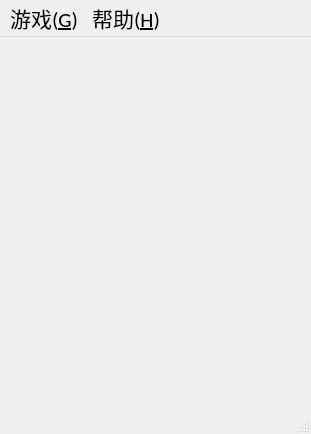
<?xml version="1.0" encoding="UTF-8"?>
<ui version="4.0">
 <class>MainWindow</class>
 <widget class="QMainWindow" name="MainWindow">
  <property name="geometry">
   <rect>
    <x>0</x>
    <y>0</y>
    <width>311</width>
    <height>434</height>
   </rect>
  </property>
  <property name="font">
   <font>
    <family>Calibri</family>
    <pointsize>16</pointsize>
   </font>
  </property>
  <property name="windowTitle">
   <string>扫雷</string>
  </property>
  <property name="windowIcon">
   <iconset resource="resource.qrc">
    <normaloff>:/image/figure/timg.jpg</normaloff>:/image/figure/timg.jpg</iconset>
  </property>
  <widget class="QWidget" name="centralWidget">
   <widget class="QWidget" name="MineWidget" native="true">
    <property name="geometry">
     <rect>
      <x>10</x>
      <y>100</y>
      <width>261</width>
      <height>261</height>
     </rect>
    </property>
    <property name="sizePolicy">
     <sizepolicy hsizetype="Fixed" vsizetype="Fixed">
      <horstretch>0</horstretch>
      <verstretch>0</verstretch>
     </sizepolicy>
    </property>
   </widget>
   <widget class="QWidget" name="LCDWidget" native="true">
    <property name="geometry">
     <rect>
      <x>150</x>
      <y>10</y>
      <width>120</width>
      <height>41</height>
     </rect>
    </property>
   </widget>
   <widget class="QWidget" name="NumWidget" native="true">
    <property name="geometry">
     <rect>
      <x>10</x>
      <y>10</y>
      <width>120</width>
      <height>41</height>
     </rect>
    </property>
   </widget>
  </widget>
  <widget class="QMenuBar" name="menuBar">
   <property name="geometry">
    <rect>
     <x>0</x>
     <y>0</y>
     <width>311</width>
     <height>26</height>
    </rect>
   </property>
   <widget class="QMenu" name="game">
    <property name="title">
     <string>游戏(&amp;G)</string>
    </property>
    <addaction name="action_NewGame"/>
    <addaction name="separator"/>
    <addaction name="action_Option"/>
   </widget>
   <widget class="QMenu" name="menuD">
    <property name="title">
     <string>帮助(&amp;H)</string>
    </property>
   </widget>
   <addaction name="game"/>
   <addaction name="menuD"/>
  </widget>
  <widget class="QStatusBar" name="statusBar"/>
  <action name="action_NewGame">
   <property name="text">
    <string>新游戏(&amp;N)</string>
   </property>
  </action>
  <action name="action_Option">
   <property name="text">
    <string>选项(&amp;O)</string>
   </property>
  </action>
 </widget>
 <layoutdefault spacing="6" margin="11"/>
 <resources>
  <include location="resource.qrc"/>
 </resources>
 <connections/>
</ui>
